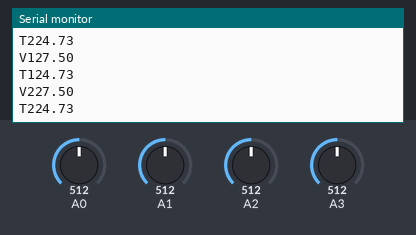
Bench run of a sketch on a simulated Arduino Uno, built with avr-gcc and run on an emulated ATmega328P. Parts: the last lines printed to the serial monitor. Inputs (shaded band) come from the test bench; at power-on: A0 = 512, A1 = 512, A2 = 512, A3 = 512.

Above: at 1.8 s.
1.9 s: A0 set to 716
3.4 s: A1 set to 716
At 4.7 s:
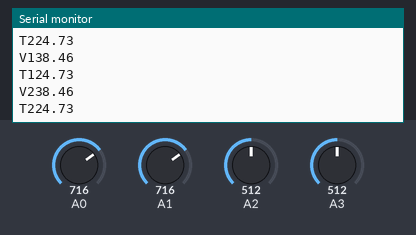
4.9 s: A2 set to 716
At 5.8 s:
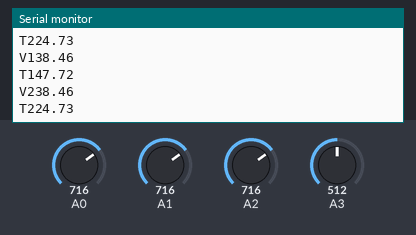
6.4 s: A3 set to 716
At 7.7 s:
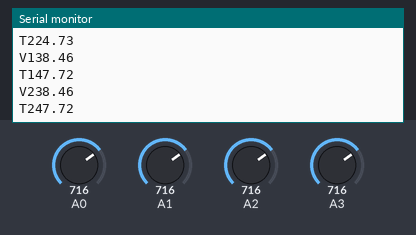
7.9 s: A0 set to 992
9.4 s: A1 set to 992
At 10.4 s:
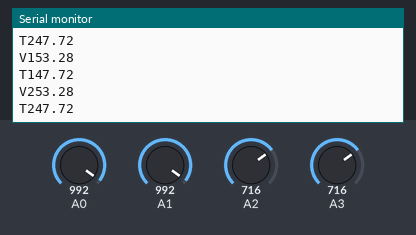
Timing chart, 0 to 11.9 s (numbered marks = the images above; inputs shaded):
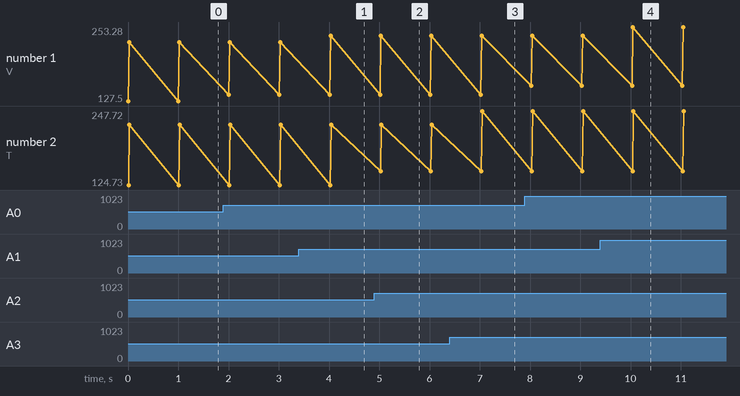

Measured:
- after the input at 3.4 s, the serial monitor: prints a new line after 0.63 s (image 1)
- after the input at 4.9 s, the serial monitor: prints a new line after 0.13 s (image 2)
- after the input at 6.4 s, the serial monitor: prints a new line after 0.65 s (image 3)
- after the input at 9.4 s, the serial monitor: prints a new line after 0.65 s (image 4)
- plotted number 1: 227.5 → 238.46 after the input at 3.4 s, 238.46 → 253.28 after the input at 9.4 s
- plotted number 2: 224.73 → 247.72 after the input at 6.4 s

The sketch:

temp_voltage_GUI.ino
```cpp
/*
  * Author: Jiajer Ho and Isaac Addis
  * Smart System Temp and Voltage Sensor
  * 45C Robotics CAMS ROV 2018
  */
 //Voltage Sensor
 //5V READ to A0
 //12V READ to A1
 float vPow = 5;
 float r1 = 100000;
 float r2 = 10000;
  //Temp Sensor
 //TEMPOUT 01 to A2
 //TEMPOUT 02 to A3
int V1;
int V2;
float R1 = 10000;
float logR2, R2, T, Tc, Tf, R21, logR21, T2, Tc2;
float c1 = 1.009249522e-03, c2 = 2.378405444e-04, c3 = 2.019202697e-07;

 void setup() {
   Serial.begin(9600);
 }

 void loop() {
  V1 = analogRead(2);
  R2 = R1 * (1023.0 / (float)V1 - 1.0);
  logR2 = log(R2);
  T = (1.0 / (c1 + c2*logR2 + c3*logR2*logR2*logR2));
  Tc = T - 273.15;
    V2 = analogRead(3);
  R21 = R1 * (1023.0 / (float)V2 - 1.0);
  logR21 = log(R21);
  T2 = (1.0 / (c1 + c2*logR21 + c3*logR21*logR21*logR21));
  Tc2 = T2 - 273.15;
   float v = (analogRead(0) * vPow) / 1024.0;
   float v2 = v / (r2 / (r1 + r2));
   float v4 = (analogRead(1) * vPow) / 1024.0;
   float v3 = v4 / (r2 / (r1 + r2));
   Serial.print("V1");
   Serial.println(v2);
   Serial.print("T1");
   Serial.println(Tc);
   Serial.print("V2");
   Serial.println(v3);
   Serial.print("T2");
   Serial.println(Tc2);
   delay(1000);
 }
```
